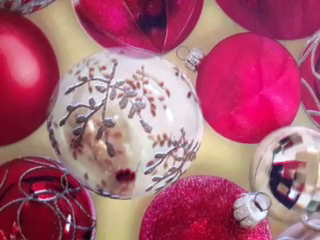
#> input picture frame 85 of video1.mp4, 320 x 240 px
$ python kalman_v2.py
#> lines starting #> are read from the running program, lines starting #| are printed output that depends on the picture
import cv2
import numpy as np
import time
import math

def calc_center(point):
    #points : (4, 1, 2)
    center = np.mean(point, axis = 0).reshape(2)
    return center #(row, col)


def main(save=False):
#> called with save = False
    max_inliers = 0
    min_inliers = 300
    sum_inliers = 0
    frame_count = 0
    elapsed_time = 0

    tracker = 'orb'
    orb = cv2.ORB_create()  # ORB keypoints detector
    matcher = cv2.BFMatcher(cv2.NORM_HAMMING, crossCheck=True)  # key pts matcher

    if save == True:
        frame_rate = 45.0
        size = (320, 240) #	size = (640, 480)
        fmt = cv2.VideoWriter_fourcc('m', 'p', '4', 'v')
        writer = cv2.VideoWriter('./result/'+tracker+'_EKF.mp4', fmt, frame_rate, size)

    src_keypts, src_desc, src_frame = list(), list(), np.array([])
    # hard-code bounding box in the 1st frame
    row, col, h, w = 24, 46, 170, 160  # (row, col) is the top-left corner of the bbox, h is bbox's height, w is bbox's width
    # NOTE: in image coordinate , the first coordinate is the row index, the 2nd coordinate is the column index
    # Create 4x2 matrix represents the pixel coordinate of 4 corners of the bbox defined by row, col, h, w. Each corners occupy a row.
    bbox = np.float32([[row, col], [row+h, col], [row+h, col+w], [row, col+w]]).reshape(-1, 1, 2)  # this reshape is make bbox compatible with function cv2.perspectiveTransform

    # State vector [x, y, theta, x_dot, y_dot, theta_dot] #orientation of bounding box
    # Measurement vector [x, y, theta] center of bounding box
    StateSize = 6
    MeasSize = 3
    dt = 0.1 # consider the Constant velocity linear motion
    noise_gain = 0.1 #0.03
    kalman = cv2.KalmanFilter(StateSize, MeasSize)
    kalman.measurementMatrix = np.array([[1, 0, 0, 0, 0, 0],
                                         [0, 1, 0, 0, 0, 0],
                                         [0, 0, 1, 0, 0, 0],#
                                         ], np.float32)
    kalman.transitionMatrix = np.array([[1, 0, 0, dt, 0, 0],
                                        [0, 1, 0, 0, dt, 0],
                                        [0, 0, 1, 0, 0, dt],
                                        [0, 0, 0, 1, 0, 0],
                                        [0, 0, 0, 0, 1, 0],
                                        [0, 0, 0, 0, 0, 1]], np.float32)
    kalman.processNoiseCov = np.array([[1, 0, 0, 0, 0, 0],
                                       [0, 1, 0, 0, 0, 0],
                                       [0, 0, 1, 0, 0, 0],
                                       [0, 0, 0, 1, 0, 0],
                                       [0, 0, 0, 0, 1, 0],
                                       [0, 0, 0, 0, 0, 1]], np.float32) * noise_gain
    cv2.namedWindow("Kalman")
    img = np.zeros((240, 320, 3), np.uint8)
    img = cv2.line(img,(10,50),(100,50),(255,0,0),5)
    cv2.putText(img, 'kalman measurement', (130, 55), cv2.FONT_HERSHEY_SIMPLEX, 0.5, (255, 0, 0), 1, cv2.LINE_AA)
    img = cv2.line(img, (10, 100), (100, 100), (0, 255, 0), 5)
    cv2.putText(img, 'kalman prediction', (130, 105), cv2.FONT_HERSHEY_SIMPLEX, 0.5, (0, 255, 0), 1, cv2.LINE_AA)
    cv2.imshow('Kalman', img)
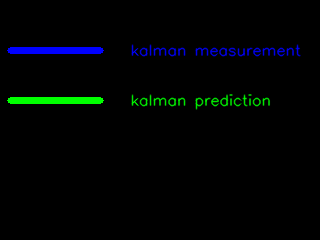
#> window 'Kalman': shape (240, 320, 3); mean B, G, R 3.8, 3.5, 0


    # open video
    cap = cv2.VideoCapture('video1.mp4')
    # main loop
    while cap.isOpened():
        ret, frame = cap.read()
#> frame is the input picture: shape (240, 320, 3); mean B, G, R 117.4, 96.4, 170.6
        if not ret:
            print('Video has ended. Exitting')
            break

        # convert frame to gray scale
        gray_frame = cv2.cvtColor(frame, cv2.COLOR_BGR2GRAY)
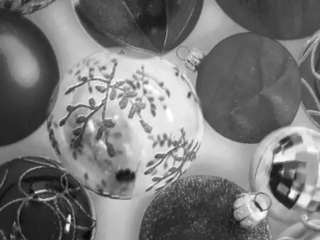
#> gray_frame: shape (240, 320); min 8, max 255, mean 120.9

        if not src_keypts:
            mask = np.zeros(gray_frame.shape)
            mask[row: row + h, col: col + w] = 1
            src_keypts, src_desc = orb.detectAndCompute(gray_frame, mask.astype(np.uint8))
#> src_keypts = 467 keypoints; strongest (x, y, size): (133, 174, 64.3), (87, 104, 31), (172, 147, 31), (133, 175, 53.6)
            # draw the bbox on src_frame for displaying
            #src_frame = cv2.polylines(frame, [np.int32(bbox)], True, 255, 3, cv2.LINE_AA)
            continue  # skip the code below

        start = time.time()
        keypts, desc = orb.detectAndCompute(gray_frame, None)
        elapsed_time += time.time() - start
        # match key pts with src_keypts using there descriptors
        matches = matcher.match(src_desc, desc)
        # organize matched key pts into matrix
        matched_src_pts = np.float32([src_keypts[m.queryIdx].pt for m in matches]).reshape(-1,2)  # shape (n_matches, 2)
        matched_pts = np.float32([keypts[m.trainIdx].pt for m in matches]).reshape(-1, 2)  # shape (n_matches, 2)

        M, inliers = cv2.findHomography(matched_src_pts, matched_pts, cv2.RANSAC, 3.0)
        inliers_num = np.count_nonzero(inliers)
        if inliers_num < min_inliers:
            min_inliers = inliers_num
        if inliers_num > max_inliers:
            max_inliers = inliers_num
        sum_inliers += inliers_num
        frame_count += 1

        # map bbox from the 1st frame to the current frame
        current_bbox = cv2.perspectiveTransform(bbox, M) #(4, 1, 2)
        if inliers_num >= 1:
            frame = cv2.polylines(frame, [np.int32(current_bbox)], True, 255, 3, cv2.LINE_AA)
        else:
            #"failed"
            pass

        diff_x = current_bbox[1][0][0] - current_bbox[0][0][0]
        diff_y = current_bbox[1][0][1] - current_bbox[0][0][1]
        new_meaurement = np.array([current_bbox[0][0][0], current_bbox[0][0][1], np.float32(math.atan2(diff_y, diff_x))])
        kalman.correct(new_meaurement) #input current meaurement

        prediction = kalman.predict() #(StateSize, 1)
        pred_x = int(prediction[0][0])
        pred_y = int(prediction[1][0])
        pred_theta = prediction[2][0]
        x_dot = prediction[3][0]
        y_dot = prediction[4][0]
        print('x_dot={}, y_dot={}'.format(x_dot, y_dot))
        cnt = np.array([
            [pred_x, pred_y],
            [pred_x, pred_y+h],
            [pred_x+w, pred_y+h],
            [pred_x+w, pred_y]])
        Rmat = np.array([[math.cos(pred_theta), -math.sin(pred_theta)], [math.sin(pred_theta), math.cos(pred_theta)]])
        pred_bbox = Rmat @ cnt.T
        pred_bbox = pred_bbox.T
        for i in range(4):
            frame = cv2.line(frame, (int(pred_bbox[i][0]), int(pred_bbox[i][1])), (int(pred_bbox[(i+1)%4][0]), int(pred_bbox[(i+1)%4][1])), (0, 255, 0), 2)


        #frame = cv2.rectangle(frame, (pred_x, pred_y), (pred_x+150, pred_y+150), (0,255,0), 2)
        if cv2.waitKey(50) & 0xFF == ord('q'):  # press "q" to end the program
            break
        cv2.imshow('frame', frame)
        if save == True:
            writer.write(frame)

        #update the previous info to match with the previous frames
        src_keypts = keypts
        src_desc = desc
        bbox = current_bbox


    cv2.destroyAllWindows()
    cap.release()
    if save == True:
        writer.release()
    print("================================================")
    print('Algorithm (a) : {}'.format(tracker))
    print('min inliers : {}'.format(min_inliers))
    print('max inliers : {}'.format(max_inliers))
    print('avg inliers : {}'.format(sum_inliers / frame_count))
    print('avg processing time : {}'.format(elapsed_time / frame_count))


if __name__ == '__main__':
    import argparse
    parser = argparse.ArgumentParser(description='SOT')
    parser.add_argument('--s', default=False, type=bool,
						help='check when you wanna save output')
    args = parser.parse_args()
    main(args.s)

$ run again, starting later in the video
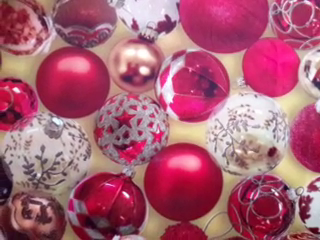
#> input picture frame 382 of video1.mp4, 320 x 240 px
#> in main, frame is the input picture: shape (240, 320, 3); mean B, G, R 116, 95.3, 169.6
#> in main, `gray_frame = cv2.cvtColor(frame, cv2.COLOR_BGR2GRAY)`:
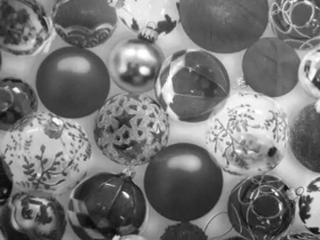
#> gray_frame: shape (240, 320); min 8, max 255, mean 119.8
#> src_keypts = 459 keypoints; strongest (x, y, size): (143, 71, 64.3), (142, 69, 53.6), (145, 69, 53.6), (143, 72, 44.6)

$ run again, starting later in the video
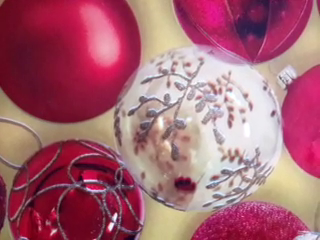
#> input picture frame 680 of video1.mp4, 320 x 240 px
#> in main, frame is the input picture: shape (240, 320, 3); mean B, G, R 115.2, 100, 166.9
#> in main, `gray_frame = cv2.cvtColor(frame, cv2.COLOR_BGR2GRAY)`:
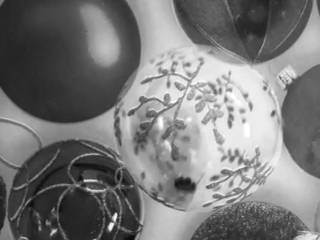
#> gray_frame: shape (240, 320); min 9, max 255, mean 121.7
#> src_keypts = 468 keypoints; strongest (x, y, size): (85, 180, 31), (84, 184, 44.6), (87, 188, 31), (194, 185, 53.6)
